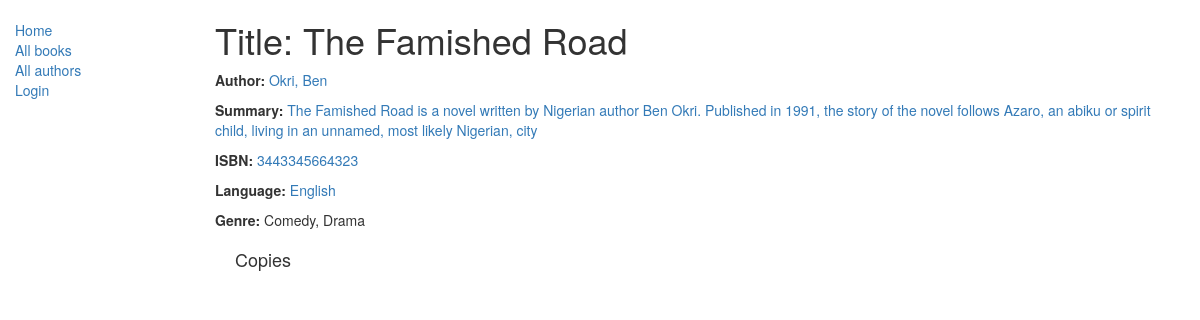
The page /catalog/books/6 on the database its author committed.
### catalog/models.py (models this page shows, shortened)
class Book(models.Model):
    title = models.CharField(max_length=200)
    author = models.ForeignKey('Author', on_delete=models.SET_NULL, null=True)
    summary = models.TextField(max_length=1000, help_text='Enter a brief description of the book')
    isbn = models.CharField('ISBN',max_length=13, help_text='13 Character <a href="https://www.isbn-international.org/content/what-isbn">ISBN number</a>')
    genre = models.ManyToManyField(Genre, help_text='Select a genre for this book')
    language = models.ForeignKey('Language', on_delete=models.SET_NULL, null=True)
    def display_genre(self):
        """
        Creates a string for the Genre. This is required to display genre in Admin.
        """
        return ', '.join([ genre.name for genre in self.genre.all()[:3] ])
    display_genre.short_description = 'Genre'

class Author(models.Model):
    first_name = models.CharField(max_length=100)
    last_name = models.CharField(max_length=100)
    date_of_birth = models.DateField(null=True, blank=True)
    date_of_death = models.DateField('Died', null=True, blank=True)
    class Meta:
        ordering = ["last_name","first_name"]
    def __str__(self):
        return '{0}, {1}'.format(self.last_name,self.first_name)

class Language(models.Model):
    name = models.CharField(max_length=200, help_text="Enter a the book's natural language (e.g. English, French, Japanese etc.)")
    def __str__(self):
        return self.name

class Genre(models.Model):
    name = models.CharField(max_length=200, help_text="Enter a book genre (e.g. Science Fiction, French Poetry etc.)")
    def __str__(self):
        return self.name

### catalog/views.py (the view)
# urls.py: path('books/<int:pk>', views.book_detail_view, name = 'book-detail'),
def book_detail_view(request , pk):
    book_id = Book.objects.get(pk = pk)
    return render(
        request,
        'catalog/book_detail.html',
        context ={'book': book_id}
    )

### catalog/templates/catalog/book_detail.html (shortened to what this page needs)
{% extends "catalog/base_generic.html" %}
{% block content %}
    <h1>Title: {{book.title}}</h1>
    <p><strong>Author: </strong><a href = ""> {{book.author}}</a></p>
    <p><strong>Summary: </strong><a href = ""> {{book.summary}}</a></p>
    <p><strong>ISBN: </strong><a href = ""> {{book.isbn}}</a></p>
    <p><strong>Language: </strong><a href = "{% url 'author-detail' book.author.pk %}"> {{book.language}}</a></p>
    <p><strong>Genre: </strong>{% for genre in book.genre.all %} {{genre}}{% if not forloop.last %}, {%endif %} {% endfor %}</p>
    <div  style ="margin-left: 20px; margin-top:20px;" >
        <h4>Copies</h4>
    </div>
{% endblock %}

### rows shown on the page
Book: title "The Famished Road", author "Okri, Ben", summary "The Famished Road is a novel written by Nigerian author Ben Okri. Published in 1991, the story of the novel follows Azaro, an abiku or spirit child, living in an unnamed, most likely Nigerian, city", isbn "3443345664323", language "English"
Genre: name "Comedy"
Genre: name "Drama"
